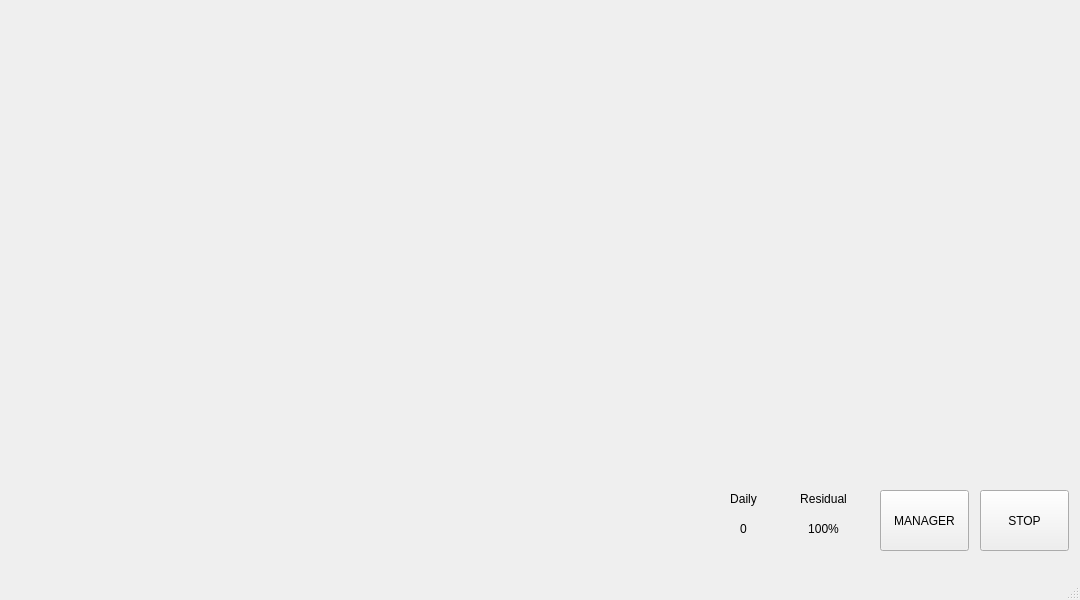
<?xml version="1.0" encoding="UTF-8"?>
<ui version="4.0">
 <class>MainWindow</class>
 <widget class="QMainWindow" name="MainWindow">
  <property name="geometry">
   <rect>
    <x>0</x>
    <y>0</y>
    <width>1080</width>
    <height>600</height>
   </rect>
  </property>
  <property name="windowTitle">
   <string>MainWindow</string>
  </property>
  <widget class="QWidget" name="centralwidget">
   <widget class="QLabel" name="q_lb_img">
    <property name="geometry">
     <rect>
      <x>0</x>
      <y>0</y>
      <width>1071</width>
      <height>481</height>
     </rect>
    </property>
    <property name="text">
     <string/>
    </property>
   </widget>
   <widget class="QPushButton" name="q_btn_manager">
    <property name="geometry">
     <rect>
      <x>880</x>
      <y>490</y>
      <width>89</width>
      <height>61</height>
     </rect>
    </property>
    <property name="text">
     <string>MANAGER</string>
    </property>
   </widget>
   <widget class="QPushButton" name="q_btn_stop">
    <property name="geometry">
     <rect>
      <x>980</x>
      <y>490</y>
      <width>89</width>
      <height>61</height>
     </rect>
    </property>
    <property name="text">
     <string>STOP</string>
    </property>
   </widget>
   <widget class="QLabel" name="label_2">
    <property name="geometry">
     <rect>
      <x>710</x>
      <y>490</y>
      <width>67</width>
      <height>17</height>
     </rect>
    </property>
    <property name="text">
     <string>Daily</string>
    </property>
    <property name="alignment">
     <set>Qt::AlignCenter</set>
    </property>
   </widget>
   <widget class="QLabel" name="label_3">
    <property name="geometry">
     <rect>
      <x>790</x>
      <y>490</y>
      <width>67</width>
      <height>17</height>
     </rect>
    </property>
    <property name="text">
     <string>Residual</string>
    </property>
    <property name="alignment">
     <set>Qt::AlignCenter</set>
    </property>
   </widget>
   <widget class="QLabel" name="q_lb_daily">
    <property name="geometry">
     <rect>
      <x>710</x>
      <y>520</y>
      <width>67</width>
      <height>17</height>
     </rect>
    </property>
    <property name="text">
     <string>0</string>
    </property>
    <property name="alignment">
     <set>Qt::AlignCenter</set>
    </property>
   </widget>
   <widget class="QLabel" name="q_lb_residual">
    <property name="geometry">
     <rect>
      <x>790</x>
      <y>520</y>
      <width>67</width>
      <height>17</height>
     </rect>
    </property>
    <property name="text">
     <string>100%</string>
    </property>
    <property name="alignment">
     <set>Qt::AlignCenter</set>
    </property>
   </widget>
  </widget>
  <widget class="QMenuBar" name="menubar">
   <property name="geometry">
    <rect>
     <x>0</x>
     <y>0</y>
     <width>1080</width>
     <height>22</height>
    </rect>
   </property>
  </widget>
  <widget class="QStatusBar" name="statusbar"/>
 </widget>
 <resources/>
 <connections/>
</ui>
